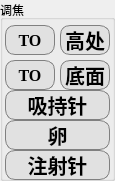
     <widget class="QGroupBox" name="groupBox_6">
      <property name="geometry">
       <rect>
        <x>10</x>
        <y>60</y>
        <width>115</width>
        <height>181</height>
       </rect>
      </property>
      <property name="toolTip">
       <string>镜头高度调节</string>
      </property>
      <property name="title">
       <string>调焦</string>
      </property>
      <widget class="QPushButton" name="BTN_SET_FOCUS_HIGH">
       <property name="geometry">
        <rect>
         <x>60</x>
         <y>25</y>
         <width>50</width>
         <height>30</height>
        </rect>
       </property>
       <property name="font">
        <font>
         <family>华文楷体</family>
         <pointsize>15</pointsize>
         <italic>false</italic>
         <bold>true</bold>
        </font>
       </property>
       <property name="cursor">
        <cursorShape>OpenHandCursor</cursorShape>
       </property>
       <property name="focusPolicy">
        <enum>Qt::NoFocus</enum>
       </property>
       <property name="toolTip">
        <string>设置为高处</string>
       </property>
       <property name="styleSheet">
        <string notr="true">QPushButton {
	border: 1px solid gray;
	border-radius: 10px;
    background-color: rgb(225, 225, 225);
	font-family: 华文楷体;
	font-size: 15pt;
	color: black;
	font: bold;
}
QPushButton:checked {
	border: 1px solid #3a8ee6;
	border-radius: 10px;
    background-color: rgba(0, 255, 50, 0.5);
	font-family: 华文楷体;
	font-size: 15pt;
	color: black;
	font: bold;
}</string>
       </property>
       <property name="text">
        <string>高处</string>
       </property>
       <property name="checkable">
        <bool>true</bool>
       </property>
      </widget>
      <widget class="QPushButton" name="BTN_SET_FOCUS_BOTTOM">
       <property name="geometry">
        <rect>
         <x>60</x>
         <y>60</y>
         <width>50</width>
         <height>30</height>
        </rect>
       </property>
       <property name="font">
        <font>
         <family>华文楷体</family>
         <pointsize>15</pointsize>
         <italic>false</italic>
         <bold>true</bold>
        </font>
       </property>
       <property name="cursor">
        <cursorShape>OpenHandCursor</cursorShape>
       </property>
       <property name="focusPolicy">
        <enum>Qt::NoFocus</enum>
       </property>
       <property name="toolTip">
        <string>设置为底面</string>
       </property>
       <property name="styleSheet">
        <string notr="true">QPushButton {
	border: 1px solid gray;
	border-radius: 10px;
    background-color: rgb(225, 225, 225);
	font-family: 华文楷体;
	font-size: 15pt;
	color: black;
	font: bold;
}
QPushButton:checked {
	border: 1px solid #3a8ee6;
	border-radius: 10px;
    background-color: rgba(0, 255, 50, 0.5);
	font-family: 华文楷体;
	font-size: 15pt;
	color: black;
	font: bold;
}</string>
       </property>
       <property name="text">
        <string>底面</string>
       </property>
       <property name="checkable">
        <bool>true</bool>
       </property>
      </widget>
      <widget class="QPushButton" name="BTN_FOCUS_TO_BOTTOM">
       <property name="geometry">
        <rect>
         <x>5</x>
         <y>60</y>
         <width>50</width>
         <height>30</height>
        </rect>
       </property>
       <property name="cursor">
        <cursorShape>OpenHandCursor</cursorShape>
       </property>
       <property name="focusPolicy">
        <enum>Qt::NoFocus</enum>
       </property>
       <property name="styleSheet">
        <string notr="true">QPushButton {
	border: 1px solid gray;
	border-radius: 10px;
    background-color: rgb(225, 225, 225);
	font-family: Times New Roman;
	font-size: 12pt;
	color: black;
	font: bold;
}
QPushButton:hover {
	border: 1px solid #3a8ee6;
	border-radius: 10px;
    background-color: rgba(0, 255, 0, 0.7);
	font-family: Times New Roman;
	font-size: 12pt;
	color: black;
	font: bold;
}</string>
       </property>
       <property name="text">
        <string>TO</string>
       </property>
      </widget>
      <widget class="QPushButton" name="BTN_FOCUS_TO_HIGH">
       <property name="geometry">
        <rect>
         <x>5</x>
         <y>25</y>
         <width>50</width>
         <height>30</height>
        </rect>
       </property>
       <property name="cursor">
        <cursorShape>OpenHandCursor</cursorShape>
       </property>
       <property name="focusPolicy">
        <enum>Qt::NoFocus</enum>
       </property>
       <property name="styleSheet">
        <string notr="true">QPushButton {
	border: 1px solid gray;
	border-radius: 10px;
    background-color: rgb(225, 225, 225);
	font-family: Times New Roman;
	font-size: 12pt;
	color: black;
	font: bold;
}
QPushButton:hover {
	border: 1px solid #3a8ee6;
	border-radius: 10px;
    background-color: rgba(0, 255, 0, 0.7);
	font-family: Times New Roman;
	font-size: 12pt;
	color: black;
	font: bold;
}</string>
       </property>
       <property name="text">
        <string>TO</string>
       </property>
      </widget>
      <widget class="QPushButton" name="BTN_FOCUS_OOCYTE">
       <property name="geometry">
        <rect>
         <x>5</x>
         <y>120</y>
         <width>105</width>
         <height>30</height>
        </rect>
       </property>
       <property name="font">
        <font>
         <family>华文楷体</family>
         <pointsize>15</pointsize>
         <italic>false</italic>
         <bold>true</bold>
        </font>
       </property>
       <property name="cursor">
        <cursorShape>OpenHandCursor</cursorShape>
       </property>
       <property name="focusPolicy">
        <enum>Qt::NoFocus</enum>
       </property>
       <property name="styleSheet">
        <string notr="true">QPushButton {
	border: 1px solid gray;
	border-radius: 10px;
    background-color: rgb(225, 225, 225);
	font-family: 华文楷体;
	font-size: 15pt;
	color: black;
	font: bold;
}
QPushButton:checked {
	border: 1px solid #3a8ee6;
	border-radius: 10px;
    background-color: rgba(0, 255, 50, 0.5);
	font-family: 华文楷体;
	font-size: 15pt;
	color: black;
	font: bold;
}</string>
       </property>
       <property name="text">
        <string>卵</string>
       </property>
       <property name="checkable">
        <bool>true</bool>
       </property>
      </widget>
      <widget class="QPushButton" name="BTN_FOCUS_HOLD">
       <property name="geometry">
        <rect>
         <x>5</x>
         <y>90</y>
         <width>105</width>
         <height>30</height>
        </rect>
       </property>
       <property name="font">
        <font>
         <family>华文楷体</family>
         <pointsize>15</pointsize>
         <italic>false</italic>
         <bold>true</bold>
        </font>
       </property>
       <property name="cursor">
        <cursorShape>OpenHandCursor</cursorShape>
       </property>
       <property name="focusPolicy">
        <enum>Qt::NoFocus</enum>
       </property>
       <property name="styleSheet">
        <string notr="true">QPushButton {
	border: 1px solid gray;
	border-radius: 10px;
    background-color: rgb(225, 225, 225);
	font-family: 华文楷体;
	font-size: 15pt;
	color: black;
	font: bold;
}
QPushButton:checked {
	border: 1px solid #3a8ee6;
	border-radius: 10px;
    background-color: rgba(0, 255, 50, 0.5);
	font-family: 华文楷体;
	font-size: 15pt;
	color: black;
	font: bold;
}</string>
       </property>
       <property name="text">
        <string>吸持针</string>
       </property>
       <property name="checkable">
        <bool>true</bool>
       </property>
      </widget>
      <widget class="QPushButton" name="BTN_FOCUS_INJ">
       <property name="geometry">
        <rect>
         <x>5</x>
         <y>150</y>
         <width>105</width>
         <height>30</height>
        </rect>
       </property>
       <property name="font">
        <font>
         <family>华文楷体</family>
         <pointsize>15</pointsize>
         <italic>false</italic>
         <bold>true</bold>
        </font>
       </property>
       <property name="cursor">
        <cursorShape>OpenHandCursor</cursorShape>
       </property>
       <property name="focusPolicy">
        <enum>Qt::NoFocus</enum>
       </property>
       <property name="styleSheet">
        <string notr="true">QPushButton {
	border: 1px solid gray;
	border-radius: 10px;
    background-color: rgb(225, 225, 225);
	font-family: 华文楷体;
	font-size: 15pt;
	color: black;
	font: bold;
}
QPushButton:checked {
	border: 1px solid #3a8ee6;
	border-radius: 10px;
    background-color: rgba(0, 255, 50, 0.5);
	font-family: 华文楷体;
	font-size: 15pt;
	color: black;
	font: bold;
}</string>
       </property>
       <property name="text">
        <string>注射针</string>
       </property>
       <property name="checkable">
        <bool>true</bool>
       </property>
      </widget>
     </widget>
